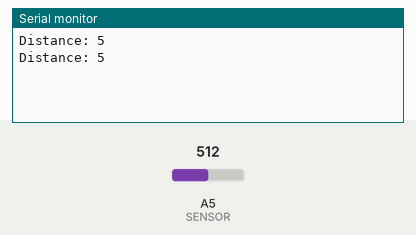
A sketch run on a simulated Arduino Uno, built with avr-gcc and run on an emulated ATmega328P. Shown: the last lines printed to the serial monitor. Inputs (shaded band) come from the test bench; at power-on: A5 (SENSOR) = 512.

Above: at 2.0 s.
2.1 s: A5 (SENSOR) set to 174
At 3.4 s:
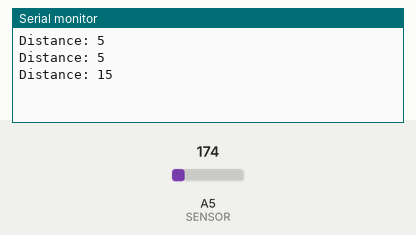
3.8 s: A5 (SENSOR) set to 153
At 4.6 s:
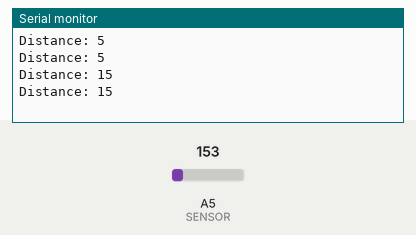
8.3 s: A5 (SENSOR) set to 30
At 8.9 s:
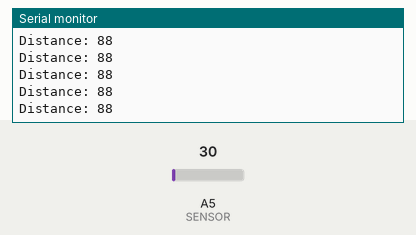
12.8 s: A5 (SENSOR) set to 23
At 13.5 s:
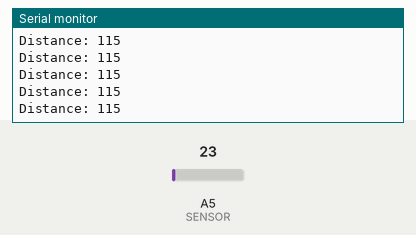
Timing chart, 0 to 15.8 s (numbered marks = the images above; inputs shaded):
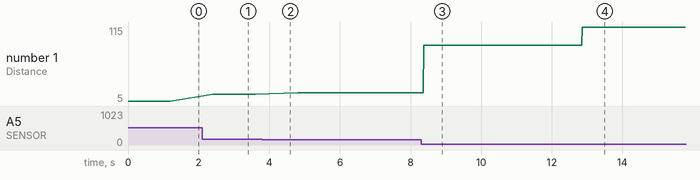

Measured:
- after the input at 2.1 s, the serial monitor: prints a new line after 0.30 s (image 1)
- after the input at 8.3 s, the serial monitor: prints a new line after 0.07 s (image 3)
- after the input at 12.8 s, the serial monitor: prints a new line after 0.07 s (image 4)
- plotted number 1: 5 → 15 after the input at 2.1 s, 15 → 17 after the input at 3.8 s, 17 → 88 after the input at 8.3 s, 88 → 115 after the input at 12.8 s

The sketch:

weird_analog_sensor.ino
```cpp
#define LED 2
#define SENSOR A5

void setup() {
  Serial.begin(9600);
}

void loop() {
  float voltage = analogRead(SENSOR) * (5.0 / 1024.0);
  int distance = 13 * pow(voltage, -1);

  Serial.print("Distance: ");
  Serial.println(distance);

  if(distance <= 15) {
    digitalWrite(LED, HIGH);
    delay(1200);
  } else {
    digitalWrite(LED, LOW);
  }
}
```
